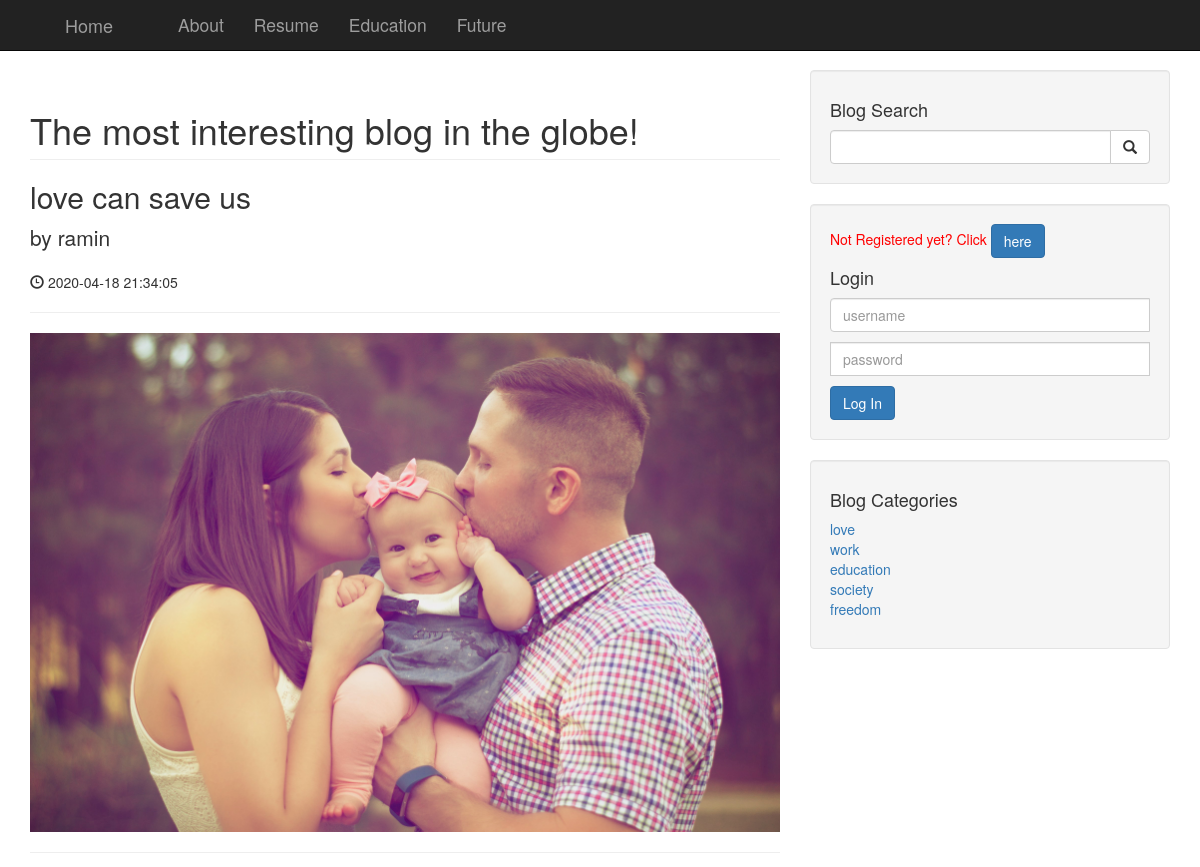
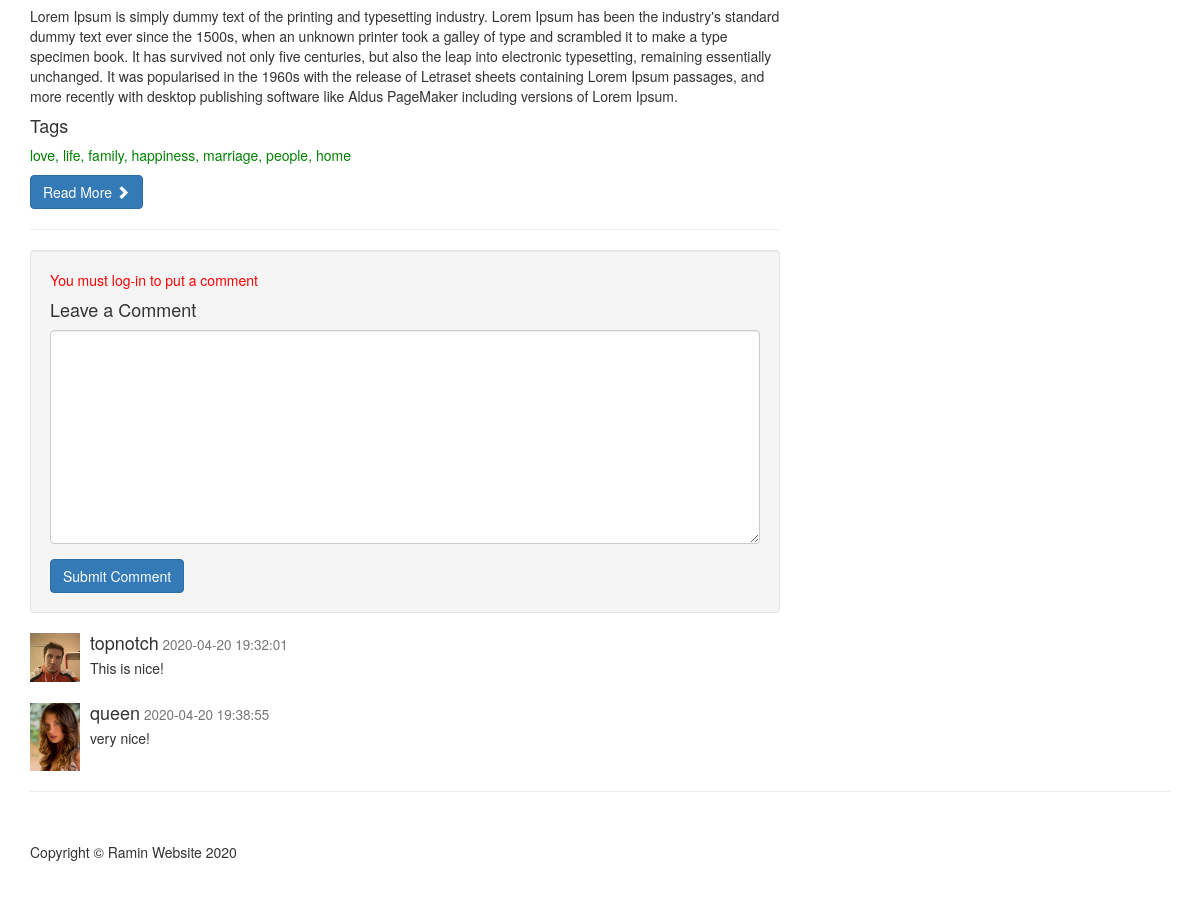
Screenshot of /post.php?post_id=1 with the database file from the repository (2 pictures, top to bottom).
### tables this page shows
CREATE TABLE `posts` (
  `post_id` int(5) NOT NULL,
  `post_cat_id` int(5) NOT NULL,
  `post_title` char(255) NOT NULL,
  `post_author` char(255) NOT NULL,
  `post_date` datetime NOT NULL DEFAULT current_timestamp(),
  `post_picture` char(255) NOT NULL,
  `post_content` text NOT NULL,
  `post_tags` text NOT NULL,
  `post_comment_count` int(5) NOT NULL DEFAULT 0,
  `post_status` char(255) NOT NULL DEFAULT 'draft'
);

CREATE TABLE `comments` (
  `comment_id` int(5) NOT NULL,
  `comment_post_id` int(5) NOT NULL,
  `comment_date` datetime NOT NULL DEFAULT current_timestamp(),
  `comment_writer` char(255) DEFAULT NULL,
  `comment_email` char(255) NOT NULL,
  `comment_content` text NOT NULL,
  `comment_status` char(255) NOT NULL DEFAULT 'unapproved'
);

CREATE TABLE `users` (
  `username` char(255) NOT NULL,
  `password` char(255) NOT NULL,
  `user_firstname` char(255) NOT NULL,
  `user_lastname` char(255) NOT NULL,
  `user_photo` char(255) NOT NULL,
  `user_id` int(5) NOT NULL,
  `role` char(255) NOT NULL DEFAULT 'subscriber',
  `email` char(255) NOT NULL
);

CREATE TABLE `categories` (
  `cat_id` int(5) NOT NULL,
  `cat_name` char(255) NOT NULL
);

### post.php (the view, shortened to what this page needs)
<?php include 'includes/header.php'; ?>
<?php include 'includes/navigation.php'; ?>
<div class="container">
    <div class="row">
        <div class="col-md-8">
            <h1 class="page-header">
                The most interesting blog in the globe!
            </h1>
            <?php
            $post_id = (int)$_GET['post_id'];
            $query = "SELECT * FROM posts WHERE post_id=$post_id";
            $result = mysqli_query($connection, $query) or die(mysqli_error($connection));
            $row = mysqli_fetch_assoc($result);
            $post_id = $row['post_id'];
            $post_title = $row['post_title'];
            $post_author = $row['post_author'];
            $post_date = $row['post_date'];
            $post_picture = $row['post_picture'];
            $post_content = $row['post_content'];
            $post_tags = $row['post_tags'];
            ?>
            <h2>
                <?php echo $post_title ?>
            </h2>
            <p class="lead">
                by <?php echo $post_author ?>
            </p>
            <p><span class="glyphicon glyphicon-time"></span> <?php echo $post_date ?></p>
            <hr>
            <img class="img-responsive" src="img/<?php echo $post_picture ?>" alt="">
            <hr>
            <p><?php echo $post_content ?></p>
            <h4>Tags</h4>
            <p style="color: green;"><?php echo $post_tags; ?></p>
            <a class="btn btn-primary" href="post.php?post_id=<?php echo $post_id; ?>">
                Read More <span class="glyphicon glyphicon-chevron-right"></span>
            </a>
            <hr>
            <div class="well">
                <?php
                    if(!isset($_SESSION['username'])){
                        echo "<p style='color: red;'>You must log-in to put a comment</p>";
                    } elseif(isset($_GET['sent'])){
                        echo "<p style='color: green;'>You're comment has been sent, wait for approval</p>";
                    }
                ?>
                <h4>Leave a Comment</h4>
                <form method="post" action="">
                    <div class="form-group">
                        <textarea name="comment_content" id="" cols="30" rows="10" class="form-control"></textarea>
                    </div>
                    <button type="submit" class="btn btn-primary" name="comment">Submit Comment</button>
                </form>
            </div>
            <?php
                $query = "SELECT * FROM comments WHERE comment_post_id=$post_id";
                $result = mysqli_query($connection, $query) or die(mysqli_error($connection));
                while($row = mysqli_fetch_assoc($result)){
                    $comment_writer = $row['comment_writer'];
                    $query2 = "SELECT user_photo FROM users WHERE username='$comment_writer'";
                    $result2 = mysqli_query($connection, $query2) or die(mysqli_error($connection));
                    $row2 = mysqli_fetch_assoc($result2);
                    $user_photo = $row2['user_photo'];
                    $comment_content = $row['comment_content'];
                    $comment_date = $row['comment_date']; ?>
                    <div class="media">
                        <a href="#" class="pull-left">
                            <img src="admin/img/<?php echo $user_photo; ?>" width='50px' alt="" class="media-object">
                        </a>
                        <div class="media-body">
                            <h4 class="media-heading">
                                <?php echo $comment_writer; ?><small> <?php echo $comment_date; ?></small>
                            </h4>
                            <p><?php echo $comment_content; ?></p>
                        </div>
                    </div>
            <?php } ?>
        </div>
        <?php include 'includes/sidbar.php'; ?>
    </div>
    <?php include 'includes/footer.php'; ?>

### includes/sidbar.php (shortened to what this page needs)
<div class="col-md-4">
    <div class="well">
        <h4>Blog Search</h4>
        <form action="search.php" method="post">
            <div class="input-group">
                <input type="text" class="form-control" name="search">
                <span class="input-group-btn">
                <button class="btn btn-default" type="submit" name="searchBtn">
                    <span class="glyphicon glyphicon-search"></span>
                </button>
            </span>
            </div>
        </form>
    </div>
        <?php
            if(!isset($_SESSION['username'])){ ?>
                <div class="well">
                    <p style="color: red;">Not Registered yet? Click <a href="registration.php" class="btn btn-primary">here</a></p>
                    <h4>Login</h4>
                    <form action="includes/login.php" method="post">
                        <div class="input-group">
                            <input type="text" class="form-control" name="username"
                                   placeholder="username" required>
                            <input type="password" class="form-control" name="password"
                                   style="margin-top: 10px;" placeholder="password" required>
                            <input type="submit" name="login" value="Log In" class="btn btn-primary" style="margin-top: 10px;">
                        </div>
                    </form>
                </div>
            <?php }
                elseif(isset($_SESSION['username'])){ ?>
                    <form action="includes/login.php" method="post">
                        <input type="submit" name="logout" value="Log Out" class="btn btn-danger" style="margin-bottom: 10px;">
                    </form>
                <?php }
            ?>
    <div class="well">
        <h4>Blog Categories</h4>
        <div class="row">
            <div class="col-lg-12">
                <ul class="list-unstyled">
                    <?php
                    $query = "SELECT * FROM categories";
                    $result = mysqli_query($connection, $query) or die(mysqli_error($connection));
                    while($row = mysqli_fetch_assoc($result)){
                        $cat_id = $row['cat_id'];
                        $cat_name = $row['cat_name']; ?>
                        <li><a href='category.php?cat_id=<?php echo $cat_id; ?>'><?php echo "$cat_name"; ?></a></li>
                    <?php }
                    ?>
                </ul>
            </div>
        </div>
    </div>
</div>

### css/blog-home.css (style rules this page uses)
body { padding-top: 70px; }

### rows the page displays
posts: post_title "love can save us", post_author "ramin", post_date "2020-04-18 21:34:05", post_picture (picture), post_content "Lorem Ipsum is simply dummy text of the printing and typesetting industry. Lorem Ipsum has been the industry's standard dummy text ever since the 1500s, when an unknown printer took a galley of type and scrambled it to make a type specimen book. It has survived not only five centuries, but also the leap into electronic typesetting, remaining essentially unchanged. It was popularised in the 1960s with the release of Letraset sheets containing Lorem Ipsum passages, and more recently with desktop publishing software like Aldus PageMaker including versions of Lorem Ipsum.", post_tags "love, life, family, happiness, marriage, people, home"
comments: users.user_photo (picture), comment_writer "topnotch", comment_date "2020-04-20 19:32:01", comment_content "This is nice!"
comments: users.user_photo (picture), comment_writer "queen", comment_date "2020-04-20 19:38:55", comment_content "very nice!"
categories: cat_name "love"
categories: cat_name "work"
categories: cat_name "education"
categories: cat_name "society"
categories: cat_name "freedom"
